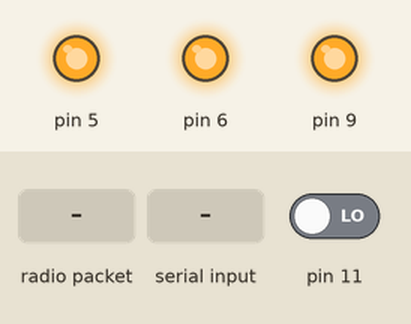
Bench run of a sketch on a simulated Arduino Uno, built with avr-gcc and run on an emulated ATmega328P. Parts: output pins drawn as LEDs (lit = HIGH). The inputs (shaded band) are chosen by the test bench; at power-on: pin 11 LOW. No radio packets arrive unless stated; what the sketch prints to the serial monitor is not drawn.

Above: at 1.2 s.
1.3 s: radio packet "12ON" arrives
At 1.6 s:
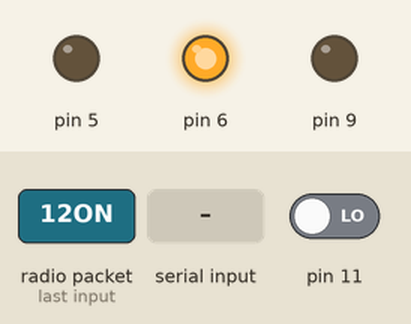
2.8 s: "a" received over the second serial link
At 3.9 s:
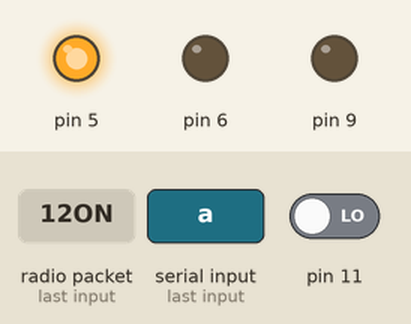
4.4 s: "b" received over the second serial link
At 5.6 s:
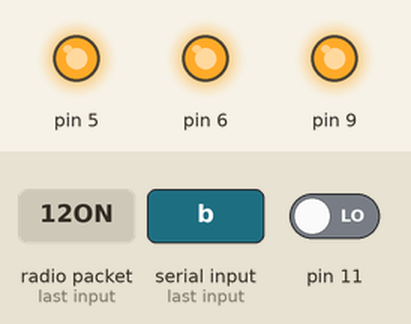
5.9 s: "c" received over the second serial link
At 7.2 s:
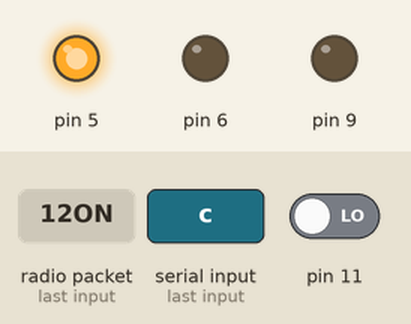
7.5 s: radio packet "12OF" arrives
At 8.2 s:
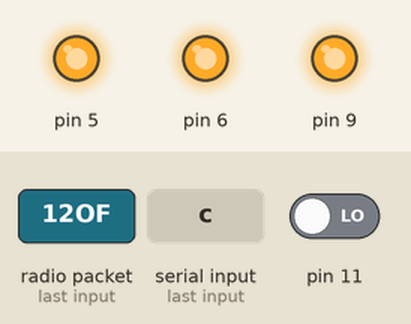
Timing chart, 0 to 10.1 s (numbered marks = the images above; inputs shaded):
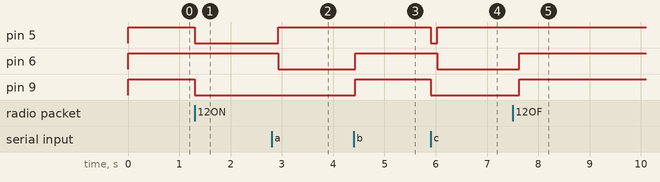

Measured:
- after the input at 1.3 s, pin 5, pin 9: HIGH → LOW at once
- after the input at 2.8 s, pin 5: LOW → HIGH after 0.13 s; pin 6: HIGH → LOW after 0.13 s
- after the input at 4.4 s, pin 6, pin 9: LOW → HIGH at once
- after the input at 5.9 s, pin 5: HIGH → LOW at once, → HIGH 0.13 s later; pin 6: HIGH → LOW after 0.13 s; pin 9: HIGH → LOW at once
- after the input at 7.5 s, pin 6, pin 9: LOW → HIGH after 0.13 s

The sketch:

fahad_motor_code.ino
```cpp
#include <SoftwareSerial.h>
#include <EEPROM.h>

// Define the data transmit/receive pins in Arduino

#define TxD 2

#define RxD 3
#include <RH_ASK.h>
#ifdef RH_HAVE_HARDWARE_SPI
#include <SPI.h> // Not actually used but needed to compile
#endif

RH_ASK driver(2000,  4, 7, 5); // ESP8266 or ESP32: do not use pin 11 or 2
SoftwareSerial mySerial(RxD, TxD); // RX, TX for Bluetooth
long counter;
long counter_value;
int counterValueAddress = 9;
int buttonState = 0;
const int RED = 6;
const int BLUE = 7;
const int GREEN = 8;
const int SIGNAL = 9;
bool isOn;
void setup()
{
  #ifdef RH_HAVE_SERIAL
//     Serial.begin(115200);    // Debugging only
#endif
     (driver.init());
//#ifdef RH_HAVE_SERIAL
////         Serial.println("init failed");
//#else
//  ;
//#endif

    mySerial.begin(9600); // For Bluetooth

    Serial.begin(9600); // For the IDE monitor Tools -> Serial Monitor

    pinMode(9, OUTPUT);
    pinMode(5, OUTPUT);
    pinMode(6, OUTPUT);
    pinMode(11, INPUT);
    // Any code that you want to run once....
    counter = 0;
    isOn = false;
    EEPROM.get(counterValueAddress, counter_value);
}

void loop()
{

    uint8_t buf[RH_ASK_MAX_MESSAGE_LEN];
    uint8_t buflen = sizeof(buf);
    // put your main code here, to run repeatedly:

    digitalWrite(9, HIGH);
    digitalWrite(5, HIGH);
    digitalWrite(6, HIGH);
    boolean isValidInput;
    do {
        byte c; // get the next character from the bluetooth serial port

        while (!mySerial.available()) {
          if (driver.recv(buf, &buflen)) // Non-blocking
            {
              String rcv;
              for(int i=0;i<buflen;i++){
                rcv += (char)buf[i];
              }
              if(rcv == "12ON"){
                digitalWrite(9, LOW);
                digitalWrite(5, LOW);
                digitalWrite(6, HIGH);
                counter = counter_value;
                isOn = true;
                Serial.println("ON");
              }else if (rcv == "12OF"){
                counter = 2;
                isOn = false;
                Serial.println("OFF");
              }
            }
            if (counter == 1) {
                digitalWrite(9, HIGH);
                digitalWrite(5, HIGH);
                digitalWrite(6, HIGH);
                //        digitalWrite(6, LOW);
                mySerial.println("Motor Powered OFF");
                isOn = false;
                counter = counter - 1;
            }
            else if(counter>1) {
              counter = counter - 1;
              delay(100);
              if(counter < (60L*10L*60L) ) {
                digitalWrite(5, HIGH);
                digitalWrite(6, LOW);
              }
            }
            buttonState = digitalRead(11);
            if (buttonState == HIGH) {
              // turn LED on:
              if(!isOn){
                digitalWrite(9, LOW);
                digitalWrite(5, LOW);
                digitalWrite(6, HIGH);
                counter = counter_value;
                isOn = true;
                delay(1000);
              }else{
                counter = 2;
                delay(100);
              }
            } else {
            }

        }; // LOOP...


        c = mySerial.read(); // Execute the option based on the character recieved

        Serial.print(c); // Print the character received to the IDE serial monitor

        switch (c) {

        case 'a': // You've entered a

            // Do the code you need when 'a' is received.....
            digitalWrite(9, LOW);
            digitalWrite(5, LOW);
            digitalWrite(6, HIGH);
            mySerial.println("Motor Powered ON for 30 mins");
            counter = 30L * 10L * 60L;

            isValidInput = true;
            isOn = true;

            break;

        case 'b': // You've entered b
            digitalWrite(9, HIGH);
            digitalWrite(5, HIGH);
            digitalWrite(6, HIGH);
            counter = 0;

            // Do the code you need when 'a' is received.....

            mySerial.println("Motor Powered OFF");

            isValidInput = true;
            isOn = false;

            break;

        case 'c': // You've entered c

            // Do the code you need when 'a' is received.....
            digitalWrite(9, LOW);
            digitalWrite(5, LOW);
            digitalWrite(6, HIGH);
            mySerial.println("Motor Powered ON for 1 hour");
            counter = 60L * 10L * 60L;

            isValidInput = true;
            isOn = true;

            break;
        case 'd': // You've entered a

            // Do the code you need when 'a' is received.....
            digitalWrite(9, LOW);
            digitalWrite(5, LOW);
            digitalWrite(6, HIGH);
            mySerial.println("Motor Powered ON for 1 hour, 30 mins");
            counter = 90L * 10L * 60L;

            isValidInput = true;
            isOn = true;

            break;

        case 'e': // You've entered a

            // Do the code you need when 'a' is received.....
            digitalWrite(9, LOW);
            digitalWrite(5, LOW);
            digitalWrite(6, HIGH);
            mySerial.println("Motor Powered ON for 2 hours");
            counter = 120L * 10L * 60L;

            isValidInput = true;
            isOn = true;

            break;

        case 'f': // You've entered a

            // Do the code you need when 'a' is received.....
            digitalWrite(9, LOW);
            digitalWrite(5, LOW);
            digitalWrite(6, HIGH);
            mySerial.println("Motor Powered ON for 2 hours, 30 mins");
            counter = 150L * 10L * 60L;

            isValidInput = true;
            isOn = true;

            break;

        case 'g': // You've entered a

            // Do the code you need when 'a' is received.....
            digitalWrite(9, LOW);
            digitalWrite(5, LOW);
            digitalWrite(6, HIGH);
            mySerial.println("Motor Powered ON for 3 hours");
            counter = 180L * 10L * 60L;

            isValidInput = true;
            isOn = true;

            break;
        case 'A': // You've entered a

            // Do the code you need when 'A' is received.....
            mySerial.println("Default time set to 30 mins");
            EEPROM.put(counterValueAddress, 30L * 10L * 60L);
            counter_value=30L * 10L * 60L;
            isValidInput = true;

            break;
        case 'B': // You've entered a

            // Do the code you need when 'A' is received.....
            mySerial.println("Default time set to 1 hour");
            EEPROM.put(counterValueAddress, 60L * 10L * 60L);
            counter_value=60L * 10L * 60L;
            isValidInput = true;

            break;
        case 'C': // You've entered a

            // Do the code you need when 'A' is received.....
            mySerial.println("Default time set to 1 hour, 30 mins");
            EEPROM.put(counterValueAddress, 90L * 10L * 60L);
            counter_value=90L * 10L * 60L;
            isValidInput = true;

            break;
        case 'D': // You've entered a

            // Do the code you need when 'A' is received.....
            mySerial.println("Default time set to 2 hours");
            EEPROM.put(counterValueAddress, 120L * 10L * 60L);
            counter_value=120L * 10L * 60L;
            isValidInput = true;

            break;

        default:

            // Do the code you need when any other character is received.....

//            mySerial.println("Please enter 'a' or 'b'");
//
//            isValidInput = false;

            break;
        }

    } while (isValidInput == true);
}
```
